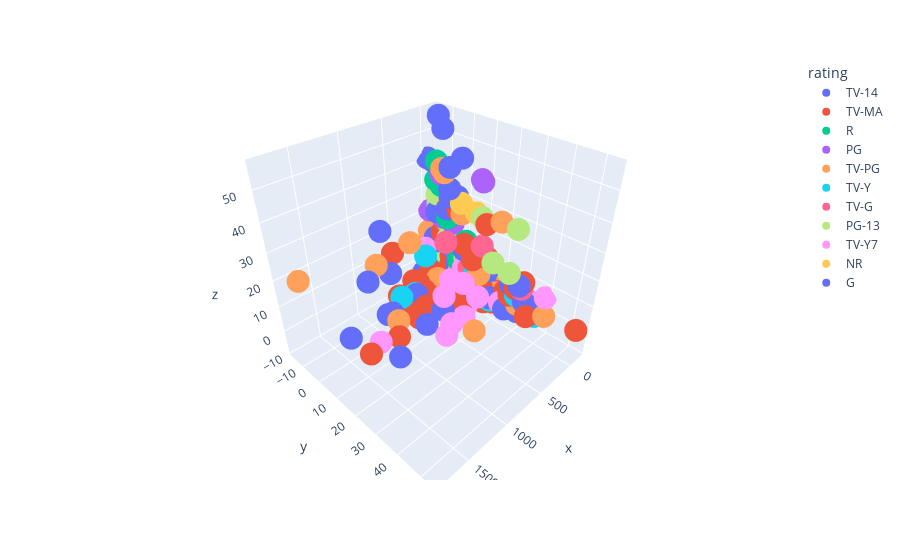

The notebook cell this image was saved under:
### Markdown cell above
<br>
<font size=5 color=#009999> <b>2.1 - PCA</b> <br>
REDUCE THE DIMENSIONALITY OF THE DATA IN ORDER TO OBSERVE IT
</font> <br> <br>

The high dimensionality of the dataset (number of columns) makes data visualization hard. In order to gain some (partial) information about our data distribution, we propose to perform a 3-dimensional visualization of them. For this purpose, we need to reduce dimensionality of our feature space while keeping as much information as possible about the data. 

PCA is often considered as the simplest and most fundamental technique used in dimensionality reduction. Remember that PCA is essentially the rotation of coordinate axes, chosen such that each successful axis captures or preserves as much variance as possible. If the algorithm returns a new system coordinates of the same dimension as the input, we can keep only the axis corresponding to the 3 largest singular values and project data on this coordinate system to perform the visualization.


![PCAUrl](https://miro.medium.com/max/400/1*ZXhPoYQIn-Y8mxoUpz5Ayw.gif "PCA")


<div class="alert alert-warning">
<b>[Question 2.1] Clusters visualization </b>  <br>
    Use the <samp>group_visualization</samp> function provided in the toolbox (<i>toolbox.py</i>) below to perform a 3-dimensional scatter plot of a <b>numerical</b> version of your data. 
Does the clustering problem seem to be difficult? Are the clusters separable? 
</div>

### Code cell
"""
CELL N°11 : DATASET VISUALIZATION
Apply PCA on the numerical part of your dataset. Keep the 2-3 most relevant PCA components to reduce
the dimensionality of the inherent numerical data matrix. Then, plot the samples in the coordinate space of the 3 most 
relevant components with the group_visualization function. 
"""

from sklearn.decomposition import PCA

target = dataset.rating.values
dim = 3

#########################################################################################################
# Start : Student version
#########################################################################################################

pca = PCA(n_components=dim)
pca.fit(numeric_dataset)

# Change this!!
X = pca.transform(numeric_dataset)

#########################################################################################################
# End : Student version
#########################################################################################################


tb.group_visualization(target, X, less_points=True, save_fig=None)

### Figure 1 — Plotly figure (JSON) as saved in the notebook; plotly's stock layout.template omitted (floating-point values rounded to 4 significant figures; data arrays with more than 128 entries replaced by an {"elided": "..."} marker saying what was removed)
{"data": [{"hovertemplate": "rating=TV-14<br>x=%{x}<br>y=%{y}<br>z=%{z}<extra></extra>", "legendgroup": "TV-14", "marker": {"color": "#636efa", "symbol": "circle"}, "mode": "markers", "name": "TV-14", "scene": "scene", "showlegend": true, "type": "scatter3d", "x": {"elided": "207 float values"}, "y": {"elided": "207 float values"}, "z": {"elided": "207 float values"}}, {"hovertemplate": "rating=TV-MA<br>x=%{x}<br>y=%{y}<br>z=%{z}<extra></extra>", "legendgroup": "TV-MA", "marker": {"color": "#EF553B", "symbol": "circle"}, "mode": "markers", "name": "TV-MA", "scene": "scene", "showlegend": true, "type": "scatter3d", "x": {"elided": "292 float values"}, "y": {"elided": "292 float values"}, "z": {"elided": "292 float values"}}, {"hovertemplate": "rating=R<br>x=%{x}<br>y=%{y}<br>z=%{z}<extra></extra>", "legendgroup": "R", "marker": {"color": "#00cc96", "symbol": "circle"}, "mode": "markers", "name": "R", "scene": "scene", "showlegend": true, "type": "scatter3d", "x": [-36.4, -88.37, -78.38, -80.41, -65.46, -43.39, -75.43, -56.4, -76.4, -78.47, -61.43, -63.41, -28.37, -11.44, -66.37, -75.38, -78.42, -72.44, -85.38, -79.45, -40.47, -75.37, -76.45, -69.38, -57.45, -34.46, -87.43, -52.45, -72.44, -78.38, -77.4, -68.38, -60.41, -64.45, -60.4, -80.4, -72.39, -76.38, -58.44, -61.48, -72.46, -71.39, -74.41, -58.47, -79.39, -77.37, -77.41, -35.37, -56.39, -68.47, -73.4, -62.4, -83.41, -68.42, -29.46, -54.39, -50.42, 2.602, -47.42, -58.39, -61.41, -76.4, -47.39, -65.44, -72.41], "y": [-1.601, -11.16, -8.112, -0.9634, 3.933, -3.487, 7.316, -7.657, -7.637, -13.47, -4.376, -4.688, -8.513, 1.273, -14.84, -5.611, 1.906, 2.443, -5.643, 0.6094, -9.525, -8.914, -13.74, -11.57, 8.079, 12.44, 1.604, -6.352, 2.25, -7.028, -3.948, -7.894, 0.3113, 4.363, -8.745, -2.852, -7.099, -10.5, -1.286, 16.12, 6.319, -6.003, -5.841, 3.256, -2.738, -9.899, 0.04204, -9.842, -8.544, 8.12, -5.403, -4.196, 0.03005, -3.819, 8.669, -5.031, 1.032, -6.121, 3.441, -10.64, -0.8893, -2.953, -7.012, 5.967, -1.023], "z": [-5.641, -2.708, -2.386, -3.663, 7.923, -6.859, -5.833, 3.75, 2.702, 40.31, 11.1, 4.035, -6.335, 6.763, 5.003, -7.14, -2.361, 2.733, -7.171, 10.57, 32.75, -4.459, 33.25, 2.322, -2.703, -5.217, 0.5925, 20.97, 4.714, -3.274, -3.961, -4.344, -5.508, 3.95, 4.628, -4.862, -2.26, 1.403, 10.42, -2.891, 4.133, -3.153, 4.9, 14.91, -5.862, -4.565, -3.557, -3.472, 2.66, 6.332, 0.9169, -0.9353, -3.575, 5.108, 2.45, -2.014, -2.392, 1.025, -6.159, 3.439, -3.622, -3.859, -2.195, -1.926, -2.651]}, {"hovertemplate": "rating=PG<br>x=%{x}<br>y=%{y}<br>z=%{z}<extra></extra>", "legendgroup": "PG", "marker": {"color": "#ab63fa", "symbol": "circle"}, "mode": "markers", "name": "PG", "scene": "scene", "showlegend": true, "type": "scatter3d", "x": [-57.56, -78.44, -50.48, -27.41, -51.41, -56.52, -83.48, -78.47, -68.42, -69.41, -75.43, -84.46, -87.49, -71.36, -26.44, -77.56, -71.36, -78.45, -78.43, -38.44, -77.41, -74.42, -51.47, -76.4, -94.49, -75.4, -95.52, -74.37, -63.4, -69.43, -58.44], "y": [9.694, 2.224, 12.67, -15.31, 0.2555, 26.1, 11.36, 9.084, -3.706, -3.301, -0.6506, 8.672, 10.53, -11.66, -8.26, 9.727, -11.76, -4.266, -3.256, -1.108, -4.534, 1.057, -9.962, -2.929, 17.79, -0.6421, 24.64, -14.47, -6.484, 2.653, 8.172], "z": [40.69, 4.703, 1.808, 21.12, -4.479, -1.864, 3.614, 6.409, 4.126, 0.1421, 3.421, 0.322, 11.56, -6.738, 20.84, 39.65, -5.741, 19.12, 9.175, 9.483, 2.013, -3.443, 36.7, -3.854, -0.7831, -6.643, 0.9165, 1.01, 1.843, 0.7399, -3.692]}, {"hovertemplate": "rating=TV-PG<br>x=%{x}<br>y=%{y}<br>z=%{z}<extra></extra>", "legendgroup": "TV-PG", "marker": {"color": "#FFA15A", "symbol": "circle"}, "mode": "markers", "name": "TV-PG", "scene": "scene", "showlegend": true, "type": "scatter3d", "x": [190.6, -83.44, 10.62, -86.42, 10.56, 10.58, -87.36, -77.41, -74.39, 10.58, -74.41, 10.63, -97.39, -33.38, 10.57, 10.59, -67.41, 10.6, 10.61, -62.42, -63.37, -42.41, 10.62, -105.5, 10.56, 10.54, 550.5, 10.56, -103.5, 190.6, 370.6, 10.62, 10.57, -117.4, -109.4, -115.5, 910.6, -56.42, 10.61, 10.61, -83.4, -121.6, -75.48, -79.42, 10.59, -82.4, -54.46, -79.59, -44.38, -89.41, -55.38, -24.39, -65.39, -79.54, 10.64, -65.4, -65.48, -61.46, -43.42, 10.56, -42.49, 190.7, 910.6, 7.603, -20.4, -53.36, 10.52, -78.49, -96.38, -74.46, -13.41, 1811.0, 10.54, 730.5, 190.6], "y": [-7.929, 6.077, -13.84, -0.1871, 8.563, 4.585, -10.86, -0.04243, -3.714, 0.1019, -1.256, -8.242, -4.927, -6.458, 6.575, 0.2866, 0.2927, -3.793, -2.273, 0.8924, -8.744, -4.408, -11.25, 11.18, 6.173, 13.33, 27.53, 2.679, 20.94, -3.159, 6.613, -6.354, 5.38, 5.867, 10.07, 15.4, -8.658, 2.115, -5.965, -4.671, -2.97, 17.83, 0.2045, -0.3863, -2.09, -7.653, 8.474, 40.82, -5.597, 1.07, -6.735, -5.821, -3.687, 28.89, -11.63, -2.911, -10.23, -6.819, -1.136, 6.275, -8.045, -13.69, 2.199, -14.38, -10.91, -11.71, 12.53, 18.84, -6.913, 9.815, -4.185, -5.869, 7.557, 2.546, -4.643], "z": [-2.79, -3.956, 8.261, -1.589, -4.537, -4.941, -5.684, -2.568, -5.937, -0.3716, -0.6638, -7.238, -5.103, -7.132, -4.738, -2.366, -5.515, -1.775, -6.631, -1.423, -5.419, 2.102, 2.495, -5.496, -0.7547, -2.041, -0.4272, 3.91, -2.502, -0.312, 0.06677, -6.041, -2.845, -3.059, -4.614, 1.944, 14.77, -3.307, 0.02192, -2.866, -3.87, 27.3, 24.6, 0.4199, 1.416, 2.691, 3.387, 0.5871, -6.061, -4.48, -5.197, -3.022, -5.926, -0.6298, -3.575, -3.824, 38.64, 24.93, -0.5829, -1.743, 37.92, -5.39, -3.22, 13.26, 7.52, -5.697, 5.916, -0.6391, -5.304, -0.5549, 1.18, 25.05, 5.423, 25.57, -5.484]}, {"hovertemplate": "rating=TV-Y<br>x=%{x}<br>y=%{y}<br>z=%{z}<extra></extra>", "legendgroup": "TV-Y", "marker": {"color": "#19d3f3", "symbol": "circle"}, "mode": "markers", "name": "TV-Y", "scene": "scene", "showlegend": true, "type": "scatter3d", "x": [550.5, 10.59, 370.6, 190.6, 10.52, 190.6, 10.56, -72.41, -123.6, -98.49, 190.6, 10.56, -91.43, 10.53, -145.4, -96.54, 550.6, 10.62, -123.5, 10.61, 730.6, 550.6], "y": [3.529, -0.6873, -3.82, -0.6594, 18.41, -10.51, 7.471, -2.033, 35.98, 19.07, 4.01, 8.568, 2.777, 10.54, 3.067, 27.52, -2.612, -5.358, 15.78, -7.161, -2.986, -4.094], "z": [18.25, -2.449, -6.013, -5.071, -2.519, -7.083, -3.638, -2.749, -3.018, -3.674, -1.582, -4.525, -1.297, 5.726, -6.41, 2.214, -0.4749, -5.94, -2.052, 1.917, 0.8897, -5.644]}, {"hovertemplate": "rating=TV-G<br>x=%{x}<br>y=%{y}<br>z=%{z}<extra></extra>", "legendgroup": "TV-G", "marker": {"color": "#FF6692", "symbol": "circle"}, "mode": "markers", "name": "TV-G", "scene": "scene", "showlegend": true, "type": "scatter3d", "x": [-64.38, -62.43, 10.54, -59.39, -67.42, -82.56, -159.5, -127.5, 10.6, 10.48, -65.4, -97.43, 10.59, 190.5, -77.44], "y": [-9.181, 5.159, 7.458, -3.566, 2.167, 30.15, 30.77, 14.78, -1.684, 13.31, -2.899, 0.2589, -0.9945, 1.096, 2.427], "z": [-1.447, -4.002, 6.405, -6.894, -4.32, 6.529, -2.63, -2.176, -2.558, 18.07, -3.824, 3.459, 0.5216, 17.22, 2.721]}, {"hovertemplate": "rating=PG-13<br>x=%{x}<br>y=%{y}<br>z=%{z}<extra></extra>", "legendgroup": "PG-13", "marker": {"color": "#B6E880", "symbol": "circle"}, "mode": "markers", "name": "PG-13", "scene": "scene", "showlegend": true, "type": "scatter3d", "x": [-67.42, -19.38, -41.46, -16.38, -56.41, -46.4, -64.38, -61.38, -34.44, -73.43, -66.42, -62.41, -72.39, -72.41, -30.41, -60.43, -54.43, -73.4, -47.46, -43.44, -83.53, -77.4, -64.37, -75.49, 9.471, -39.43, -65.43, -59.37, -84.6, 31.44, -60.44, -77.39, -72.37, -34.39, -48.41, -78.42, -72.41, -58.41, -87.41, -58.41, -83.45, -59.4, -86.39, -67.46, -55.44, -70.41, -63.4, -76.42, -61.45, -81.41, -84.41, -75.36], "y": [-12.49, -10.18, 3.748, -7.689, -0.8887, -5.43, -6.97, -12.93, 6.29, -12.61, 2.187, -5.993, -7.301, 0.05192, -5.743, 0.2958, 1.428, -1.943, 7.698, -7.229, 10.02, -5.246, -8.768, 8.491, 18.78, -5.505, -5.515, -11.03, 25.93, 26.92, -11.88, -5.929, -9.989, -3.653, -0.853, -0.1635, -9.408, -1.079, 1.216, 0.02574, 5.483, -0.587, -9.743, 13.12, -12.15, -8.398, -2.887, -9.718, 2.976, -5.946, -6.862, -12.99], "z": [21.32, 0.5498, 10.97, -4.203, -3.602, 1.989, -3.242, 6.211, -3.826, 22.31, -4.322, 6.923, -0.2702, -3.539, 6.006, 4.54, 3.665, -3.746, 1.313, 19.91, 26.59, -1.076, -5.428, 12.38, 13.61, 13.05, 11.99, -2.639, 28.21, 13.48, 25.43, -4.164, -3.561, -4.845, -3.58, -1.57, 10.57, -1.625, -5.476, -2.511, 2.012, -6.593, 3.468, -3.212, 28.42, 10.68, -3.83, 13.54, 7.836, 5.872, 4.778, -3.869]}, {"hovertemplate": "rating=TV-Y7<br>x=%{x}<br>y=%{y}<br>z=%{z}<extra></extra>", "legendgroup": "TV-Y7", "marker": {"color": "#FF97FF", "symbol": "circle"}, "mode": "markers", "name": "TV-Y7", "scene": "scene", "showlegend": true, "type": "scatter3d", "x": [730.5, 10.61, 190.5, 370.5, 10.6, -104.5, -123.5, -71.51, -145.6, 10.55, 190.6, 550.6, -124.6, 370.5, 1271.0, 370.6, 190.5, 10.49, 550.5, 190.6, 190.5, -84.37, 550.5, 10.6, 190.6, -125.4, 190.6], "y": [20.49, -3.674, 17.73, 9.786, -0.4853, 23.82, 6.225, 23.16, 38.96, 4.574, -10.71, 3.863, 31.39, 17.07, 7.633, -1.93, 10.47, 23.29, 12.8, 7.096, 12.37, -8.525, 16.79, -3.777, -1.553, 2.338, -10.23], "z": [-2.75, -2.761, 1.823, 8.445, -4.439, -1.198, 3.004, -3.203, 6.281, 5.119, -5.094, -4.835, 2.544, -3.884, -1.884, -4.809, 4.099, -1.019, 6.123, -2.273, -4.752, -8.457, -3.521, -1.771, -6.167, 1.602, 10.04]}, {"hovertemplate": "rating=NR<br>x=%{x}<br>y=%{y}<br>z=%{z}<extra></extra>", "legendgroup": "NR", "marker": {"color": "#FECB52", "symbol": "circle"}, "mode": "markers", "name": "NR", "scene": "scene", "showlegend": true, "type": "scatter3d", "x": [-88.38, -53.41, -74.49, 10.53, -79.39, -85.52, -81.38, -85.38], "y": [-8.173, -2.057, -0.1987, 10.95, -7.134, 6.929, -10.21, -11.46], "z": [-2.404, -1.702, 28.59, 1.746, -2.282, 27.28, -1.592, 0.2857]}, {"hovertemplate": "rating=G<br>x=%{x}<br>y=%{y}<br>z=%{z}<extra></extra>", "legendgroup": "G", "marker": {"color": "#636efa", "symbol": "circle"}, "mode": "markers", "name": "G", "scene": "scene", "showlegend": true, "type": "scatter3d", "x": [-82.42, -80.4, -75.5, -23.54, -69.44, -70.47], "y": [3.117, -12.72, -6.376, 1.283, -1.23, 12.91], "z": [-4.255, 13.23, 40.02, 45.94, 9.398, -1.226]}], "layout": {"legend": {"title": {"text": "rating"}, "tracegroupgap": 0}, "margin": {"t": 60}, "scene": {"domain": {"x": [0, 1], "y": [0, 1]}, "xaxis": {"title": {"text": "x"}}, "yaxis": {"title": {"text": "y"}}, "zaxis": {"title": {"text": "z"}}}}}
